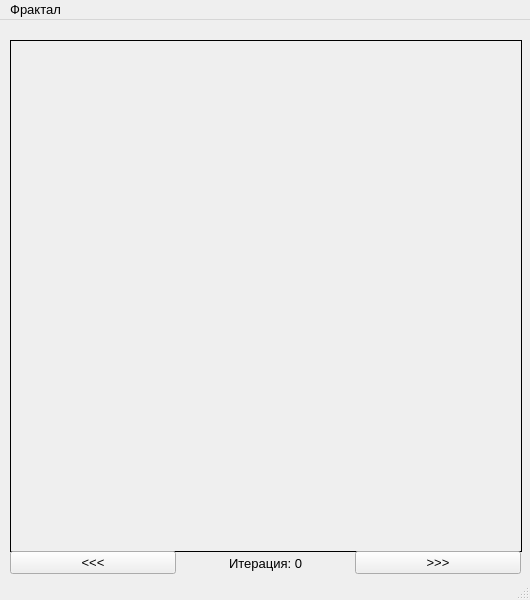
<?xml version="1.0" encoding="UTF-8"?>
<ui version="4.0">
 <class>MainWindow</class>
 <widget class="QMainWindow" name="MainWindow">
  <property name="geometry">
   <rect>
    <x>0</x>
    <y>0</y>
    <width>530</width>
    <height>600</height>
   </rect>
  </property>
  <property name="minimumSize">
   <size>
    <width>530</width>
    <height>600</height>
   </size>
  </property>
  <property name="maximumSize">
   <size>
    <width>530</width>
    <height>600</height>
   </size>
  </property>
  <property name="font">
   <font>
    <pointsize>10</pointsize>
   </font>
  </property>
  <property name="windowTitle">
   <string>Генератор фракталов</string>
  </property>
  <widget class="QWidget" name="centralwidget">
   <widget class="QLabel" name="image_container">
    <property name="geometry">
     <rect>
      <x>10</x>
      <y>20</y>
      <width>512</width>
      <height>512</height>
     </rect>
    </property>
    <property name="font">
     <font>
      <pointsize>10</pointsize>
     </font>
    </property>
    <property name="styleSheet">
     <string notr="true">border: 1px solid black</string>
    </property>
    <property name="text">
     <string/>
    </property>
   </widget>
   <widget class="QWidget" name="layoutWidget">
    <property name="geometry">
     <rect>
      <x>10</x>
      <y>530</y>
      <width>511</width>
      <height>26</height>
     </rect>
    </property>
    <layout class="QHBoxLayout" name="horizontalLayout">
     <item>
      <widget class="QPushButton" name="previous_iteration_btn">
       <property name="text">
        <string>&lt;&lt;&lt;</string>
       </property>
      </widget>
     </item>
     <item>
      <widget class="QLabel" name="iteration_count_output">
       <property name="autoFillBackground">
        <bool>false</bool>
       </property>
       <property name="text">
        <string>Итерация: 0</string>
       </property>
       <property name="alignment">
        <set>Qt::AlignCenter</set>
       </property>
      </widget>
     </item>
     <item>
      <widget class="QPushButton" name="next_iteration_btn">
       <property name="text">
        <string>&gt;&gt;&gt;</string>
       </property>
      </widget>
     </item>
    </layout>
   </widget>
  </widget>
  <widget class="QMenuBar" name="menubar">
   <property name="geometry">
    <rect>
     <x>0</x>
     <y>0</y>
     <width>530</width>
     <height>23</height>
    </rect>
   </property>
   <widget class="QMenu" name="menu">
    <property name="title">
     <string>Фрактал</string>
    </property>
    <addaction name="save_image_action"/>
    <addaction name="separator"/>
    <addaction name="configuration_action"/>
   </widget>
   <addaction name="menu"/>
  </widget>
  <widget class="QStatusBar" name="statusbar"/>
  <action name="save_image_action">
   <property name="text">
    <string>Сохранить в файл</string>
   </property>
  </action>
  <action name="configuration_action">
   <property name="text">
    <string>Изменить конфигурацию</string>
   </property>
  </action>
 </widget>
 <resources/>
 <connections/>
</ui>
